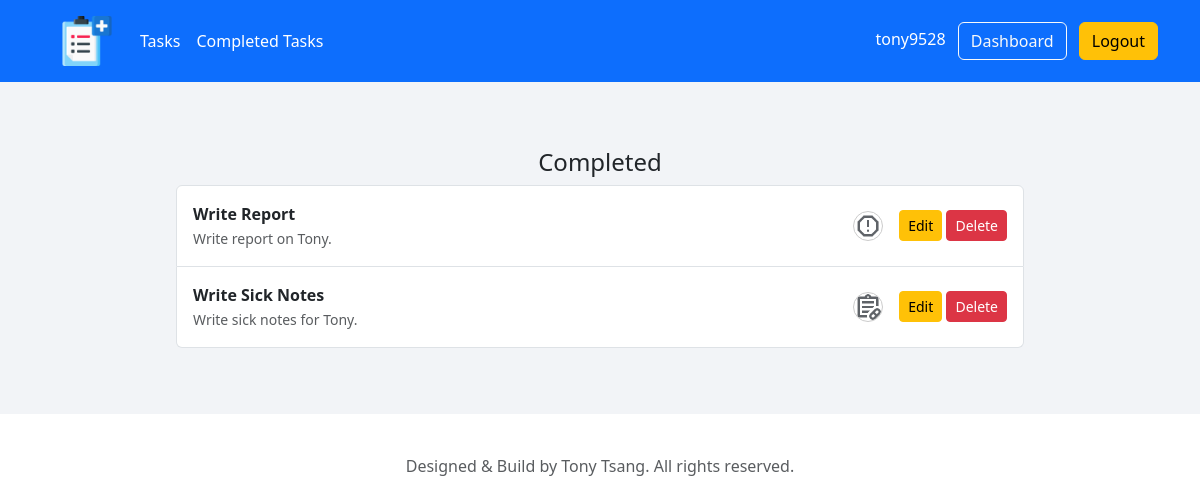
Page /completed_tasks (signed in) on the earlier database version.
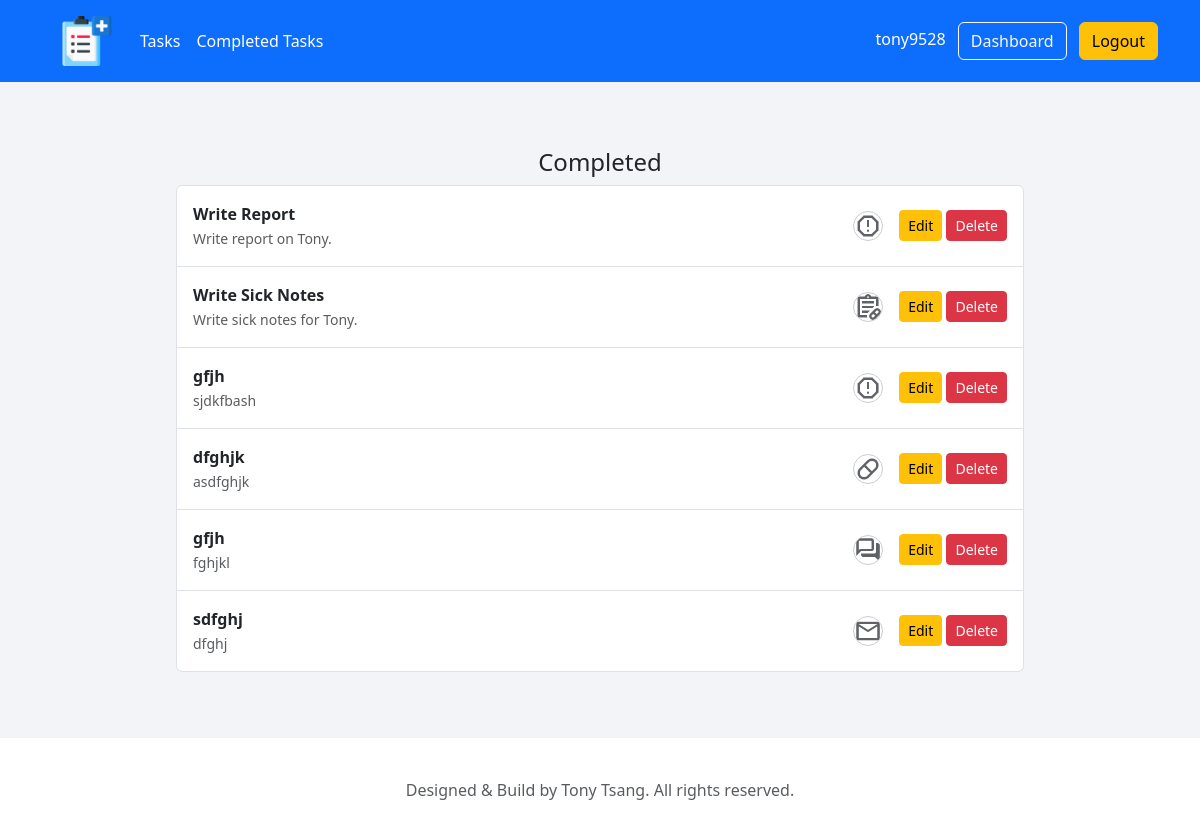
Same page on the later database version.
### tables this page shows
CREATE TABLE "tasks"(
    "id" INTEGER PRIMARY KEY AUTOINCREMENT,
    "task_name" TEXT NOT NULL,
    "task_content" TEXT,
    "task_icon" TEXT NOT NULL,
    "active" INTEGER NOT NULL check(active = 1 OR active = 0),
    "user_id" INTEGER NOT NULL,
    FOREIGN KEY ("user_id") REFERENCES "users" ("id")
);

### webapp_prototype/portfolio/routes.py (the view)
@app.route('/completed_tasks', methods = ['GET', 'POST'])
def completed_tasks():
    if not session.get("user_id"):
        flash("Please login first", "warning")
        return redirect(url_for('login'))
    user_id = session["user_id"]
    username = session["username"]
    icons = [ "Prescription Request", "Patient Communication","Sick Notes", "Referral Letters", "Medical Reports", "Review Results" ]
    sql = "SELECT * FROM tasks WHERE user_id = :user_id AND active = :active"
    sql = text(sql)
    user_tasks = db.engine.connect().execute(sql, {'user_id': user_id, 'active': 0}).fetchall()
    return render_template("completed_tasks.html", username=username, icons=icons, user_tasks=user_tasks)

### webapp_prototype/portfolio/templates/completed_tasks.html (shortened to what this page needs)
{% extends "layout.html" %}
{% block content %}
<div class="container">
    <div class="text-center skills-container">
        <h1 class="h4 mb-2 fw-normal">Completed</h1>
        <div class="container text-center px-3 gy-3">
            {% if user_tasks %}
                <div class="list-group">
                    {% for row in user_tasks %}
                        <div class="list-group-item d-flex align-items-center justify-content-between p-3">
                            <div class="text-start flex-grow-1">
                                <p class="mb-0 fw-bold">
                                    {{ row.task_name }}
                                </p>
                                <small class="text-muted">
                                    {{ row.task_content }}
                                </small>
                            </div>
                            <img class="skill-icon ms-3" src="{{ url_for('static', filename='img/' + (row.task_icon if row.task_icon else 'default') + '.png') }}" width="30" height="30">
                            <div class="ms-3">
                                <a href="{{ url_for('edit_task', id=row.id) }}" class="btn btn-sm btn-warning">Edit</a>
                                <form action="{{ url_for('delete_task', id=row.id) }}" method="POST" style="display: inline;">
                                    <button type="submit" class="btn btn-sm btn-danger" onclick="return confirm('Are you sure?');">Delete</button>
                                </form>
                            </div>
                        </div>
                    {% endfor %}
                </div>
            {% endif %}
        </div>
    </div>
    </div>
{% endblock content %}

### webapp_prototype/portfolio/templates/layout.html (shortened to what this page needs)
<!DOCTYPE html>
<html>
<head>
  <link href="https://cdn.jsdelivr.net/npm/bootstrap@5.3.3/dist/css/bootstrap.min.css" rel="stylesheet">
  <link href="https://cdn.jsdelivr.net/npm/quill@2.0.3/dist/quill.snow.css" rel="stylesheet" />
  <link rel="stylesheet" type="text/css" href="{{url_for('static',filename='css/style.css')}}">
</head>
<body>
    <header class="p-3 bg-primary text-white">
        <div class="container">
          <div class="d-flex flex-wrap align-items-center justify-content-center justify-content-lg-start">
            <a href="{{url_for('login')}}" class="d-flex align-items-center mb-2 mb-lg-0 text-white text-decoration-none">
              <img id="header-icon" src="{{url_for('static',filename='img/CTM_icon.png')}}">
            </a>
              <ul class="nav col-12 col-lg-auto me-lg-auto mb-2 justify-content-center mb-md-0">
                <li><a href="{{url_for('tasks')}}" class="nav-link px-2 text-white">Tasks</a></li>
                <li><a href="{{url_for('completed_tasks')}}" class="nav-link px-2 text-white">Completed Tasks</a></li>
              </ul>
            <div class="text-end">
              <span class="px-2 text-white">{{username}}</span>
              <a href="{{url_for('dashboard')}}"><button type="button" class="btn btn-outline-light me-2">Dashboard</button></a>
              <form action="{{ url_for('logout')}}" method="POST" style="display: inline;">
                <button type="submit" class="btn btn-warning">Logout</button>
              </form>
            </div>
          </div>
        </div>
      </header>
    <main>
        {% block content %}
        {% endblock %}
    </main>
    <footer class="py-3 my-4">
      <p class="text-center text-body-secondary">Designed & Build by Tony Tsang. All rights reserved.</p>
    </footer>
</body>
</html>

### webapp_prototype/portfolio/static/css/style.css (style rules this page uses)
#header-icon { height: 50px; padding: 0px 20px; }
a { color:#00ADB5; text-decoration: none; }
html { scroll-behavior: smooth; }
main { display: -ms-flexbox; display: -webkit-box; display: flex; -ms-flex-align: center; -ms-flex-pack: center; -webkit-box-align: center; align-items: center; -webkit-box-pack: center; justify-content: center; padding-top: 40px; padding-bottom: 40px; background-color: #f2f4f7; }
.skills-container { max-width: 900px; padding: 10px; margin: 16px auto; }
.skill-icon { max-width: 100px; }

### webapp_prototype/portfolio/templates/completed_tasks.html (style rules this page uses)
.skill-icon { border-radius: 50%; border: 1px solid #ccc; }

Differences in the rows shown:
added tasks: task_name "gfjh", task_content "sjdkfbash", task_icon (picture)
added tasks: task_name "dfghjk", task_content "asdfghjk", task_icon (picture)
added tasks: task_name "gfjh", task_content "fghjkl", task_icon (picture)
added tasks: task_name "sdfghj", task_content "dfghj", task_icon (picture)
